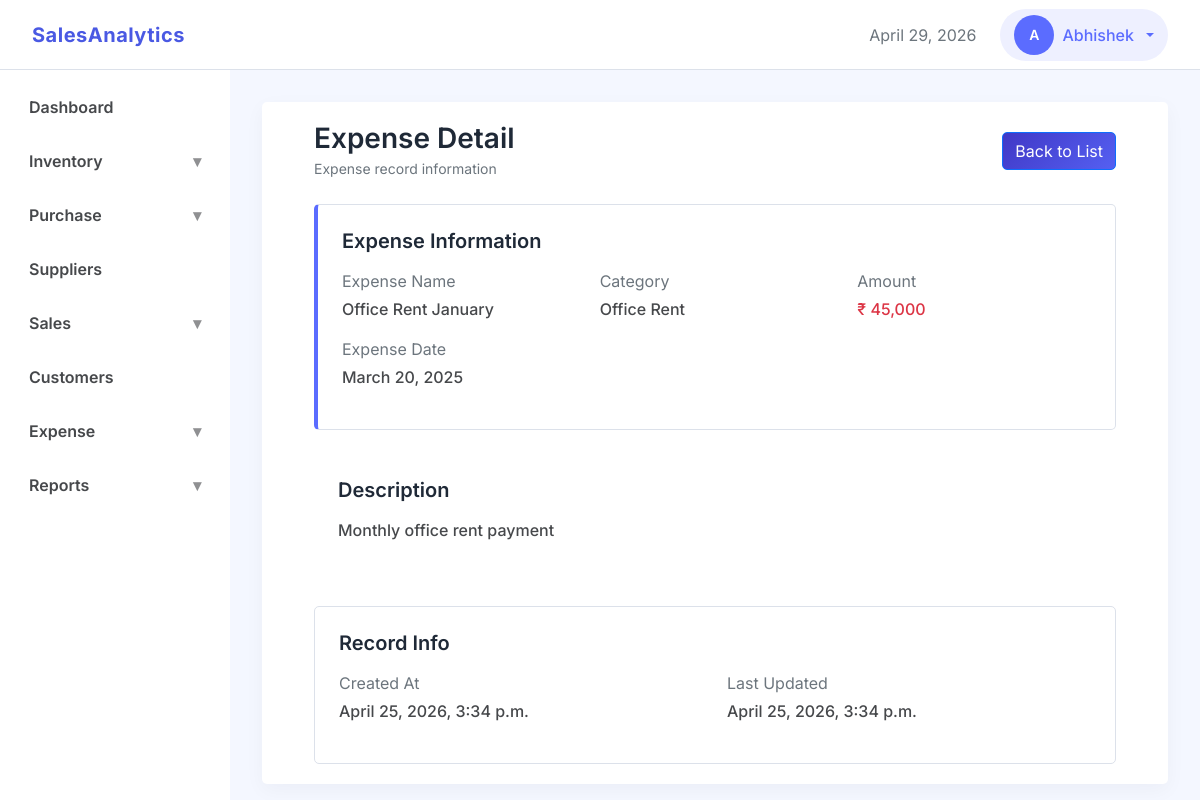
/expense/list/1 (signed in), run on the app's committed database.
### accounts/models.py (models this page shows, shortened)
class User(AbstractUser):
    username = None # Remove username
    first_name = models.CharField(max_length=150)
    email = models.EmailField(unique=True)
    created_at = models.DateTimeField(auto_now_add=True)
    updated_at = models.DateTimeField(auto_now=True)
    USERNAME_FIELD = 'email'
    REQUIRED_FIELDS = []
    objects = UserManager() # Attach Manager

### finance/models.py (models this page shows, shortened)
class Expense(models.Model):
    name = models.CharField(max_length=100)
    category = models.ForeignKey(ExpenseCategory, on_delete=models.CASCADE, related_name='expenses')
    amount = models.DecimalField(max_digits=12, decimal_places=2)
    description = models.TextField(blank=True)
    expense_date = models.DateField(db_index=True, default=localdate)
    business = models.ForeignKey('business.Business', on_delete=models.CASCADE, related_name='expenses')
    created_by = models.ForeignKey('accounts.User', on_delete=models.SET_NULL, null=True, blank=True, related_name='created_expenses')
    updated_at = models.DateTimeField(auto_now=True)
    created_at = models.DateTimeField(auto_now_add=True)

class ExpenseCategory(models.Model):
    name = models.CharField(db_index=True, max_length=100, unique=True)
    description = models.TextField(blank=True)
    business = models.ForeignKey('business.Business', on_delete=models.CASCADE, related_name='expense_categories')
    updated_at = models.DateTimeField(auto_now=True)
    created_at = models.DateTimeField(auto_now_add=True)

### finance/views.py (the view)
# urls.py: path('list/<int:pk>', views.ExpenseDetailView.as_view(), name='expense_detail'),
class ExpenseDetailView(DetailView):
    model = Expense
    context_object_name = 'expense'
    template_name = 'expense/expense_detail.html'
    def get_queryset(self):
        return Expense.objects.filter(business_id=get_business_id(self.request))

### core/context_processors.py (called while the page is built)
def user_role(request):
    if request.user.is_authenticated:
        business_id = request.session.get('business_id')
        if business_id:
            membership = Membership.objects.filter(
                business_id=business_id,
                user=request.user
            ).first()
            if membership:
                return {'user_role': membership.role}
    return {'user_role': None}

### dashboard/templatetags/navigation_tags.py (called while the page is built)
@register.simple_tag(takes_context=True)
def active(context, *url_names):
    request = context['request']
    current_url = request.resolver_match.url_name
    if current_url in url_names:
        return 'active'
    return ''

@register.simple_tag(takes_context=True)
def show_menu(context, *url_names):
    request = context['request']
    current_url = request.resolver_match.url_name
    if current_url in url_names:
        return 'show'
    return ''

### finance/views.py (called while the page is built)
def get_business_id(request):
    return request.session.get('business_id')

### templates/expense/expense_detail.html (shortened to what this page needs)
{% extends "base.html" %}
{% load static %}
{% load humanize %}
{% block css_files%}
    <link rel="stylesheet" href="{% static 'css/apps/list.css' %}">
{% endblock %}
{% block content %}
<div class="container-fluid">
    <div class="d-flex justify-content-between align-items-center mb-4">
        <div>
            <h3 class="section-title mb-0">Expense Detail</h3>
            <small class="text-muted">Expense record information</small>
        </div>
        <a href="{% url 'expense_list' %}" class="btn btn-primary">
            Back to List
        </a>
    </div>
    <div class="custom-card border-left p-4 mb-4">
        <h5 class="mb-3">Expense Information</h5>
        <div class="row">
            <div class="col-md-4">
                <p class="text-muted mb-1">Expense Name</p>
                <p class="text-semibold">{{ expense.name }}</p>
            </div>
            <div class="col-md-4">
                <p class="text-muted mb-1">Category</p>
                <p class="text-semibold">{{ expense.category.name }}</p>
            </div>
            <div class="col-md-4">
                <p class="text-muted mb-1">Amount</p>
                <p class="text-semibold text-danger">
                    ₹ {{ expense.amount|floatformat:0|intcomma }}
                </p>
            </div>
            <div class="col-md-4">
                <p class="text-muted mb-1">Expense Date</p>
                <p class="text-semibold">{{ expense.expense_date }}</p>
            </div>
        </div>
    </div>
    <div class="rounded p-4 mb-4">
        <h5 class="mb-3">Description</h5>
        {% if expense.description %}
            <p class="text-semibold">{{ expense.description }}</p>
        {% else %}
            <p class="text-muted">No description provided.</p>
        {% endif %}
    </div>
    <div class="custom-card p-4">
        <h5 class="mb-3">Record Info</h5>
        <div class="row">
            <div class="col-md-6">
                <p class="text-muted mb-1">Created At</p>
                <p class="text-semibold">{{ expense.created_at }}</p>
            </div>
            <div class="col-md-6">
                <p class="text-muted mb-1">Last Updated</p>
                <p class="text-semibold">{{ expense.updated_at }}</p>
            </div>
        </div>
    </div>
</div>
{% endblock %}

### templates/partials/navbar.html (shortened to what this page needs)
<nav class="navbar custom-navbar d-flex justify-content-between align-items-center">
    <div class="d-flex align-items-center gap-4">
        <a class="navbar-brand" href="{% url 'dashboard' %}">SalesAnalytics</a>
    </div>
    <div class="d-flex align-items-center gap-4">
        <span class="text-muted" id="nav-date"></span>
        {% if user.is_authenticated %}
            <div class="dropdown">
                <button class="btn admin-btn dropdown-toggle d-flex align-items-center gap-2"
                        data-bs-toggle="dropdown"
                        aria-expanded="false">
                    <div class="avatar">{{ user.first_name|default:user.email|slice:':1'|upper }}</div>
                    <span>{{ user.first_name }}</span>
                </button>
            </div>
        {% else %}
            <div>
                <a class="btn btn-primary me-2" href="{% url 'signin' %}">Sign In</a>
                <a class="btn btn-outline-primary" href="{% url 'signup' %}">Sign Up</a>
            </div>
        {% endif %}
    </div>
</nav>

### static/css/base.css (style rules this page uses)
:root { --clr-primary: #5b6cff; --clr-secondary: #4038c6; --clr-primary-hover: #4a59e3; --clr-primary-medium: #dbdffc; --clr-primary-soft: #eef0ff; --clr-accent: #00c2ff; --primary-gradient: linear-gradient(135deg, var(--clr-secondary), var(--clr-primary)); --secondary-gradient: linear-gradient(130deg, var(--clr-primary-hover), var(--clr-primary)); --clr-bg-main: #ffffff; --clr-bg-content: #f4f7ff; --clr-bg-btn-secondary: #eaeaea; --clr-bg-components: #f5f7fa; --clr-text-main: #1f2937; --clr-text-medium: #46484b; --clr-text-muted: #6b7280; --clr-text-placeholder: #c4c7cc; --clr-text-light: #fefefc; --clr-border: #dce1ea; --clr-border-light: #e4e7ec; --shadow-soft: 0 6px 20px rgba(17, 24, 39, 0.04); --radius: 5px; --nav-height: 70px; --space-xs: 8px; --space-sm: 12px; --space-md: 16px; --space-lg: 24px; --space-xl: 32px; }
* { box-sizing: border-box; }
body { margin: 0; padding: 0; font-family: "Inter", sans-serif; color: var(--clr-text-main); background: var(--clr-bg-main); -webkit-font-smoothing: antialiased; }
h1, h2, h3, h4, h5 { font-weight: 600; margin-bottom: 0.5rem; }
p { color: var(--clr-text-muted); margin-bottom: 1rem; }
.text-muted { color: var(--clr-text-muted); }
.text-semibold { color: var(--clr-text-medium); font-weight: 500; }
.border-left { border-left: 4px solid var(--clr-primary) !important; }

### static/css/layout.css (style rules this page uses)
.custom-navbar { height: var(--nav-height); background: var(--clr-bg-main); border-bottom: 1px solid var(--clr-border); padding: 0 32px; }
.navbar-brand { font-weight: 700; color: var(--clr-primary); letter-spacing: 0.5px; transition: color 0.5s ease; }
.navbar-brand { color: var(--clr-primary-hover); }
.admin-btn { background: var(--clr-primary-soft); border: none; border-radius: 30px; padding: 6px 14px; font-weight: 500; color: var(--clr-primary); }
.avatar { width: 32px; height: 32px; background: var(--clr-primary); color: #ffffff; font-size: 14px; font-weight: 600; display: flex; align-items: center; justify-content: center; border-radius: 50%; }

### static/css/components.css (style rules this page uses)
.custom-card { background: #ffffff; border-radius: var(--radius); border: 1px solid var(--clr-border); }
.btn-primary { background: var(--primary-gradient); background-size: 130% 130%; border-radius: var(--radius); transition: background-position 0.5s ease, transform 0.3s ease; }
.avatar { width: 40px; height: 40px; border-radius: 50%; object-fit: cover; }

### data on the page
User: first_name "A", first_name "Abhishek"
Expense: name "Office Rent January", category.name "Office Rent", amount "45,000", expense_date "March 20, 2025", description "Monthly office rent payment", created_at "April 25, 2026, 3:34 p.m.", updated_at "April 25, 2026, 3:34 p.m."
